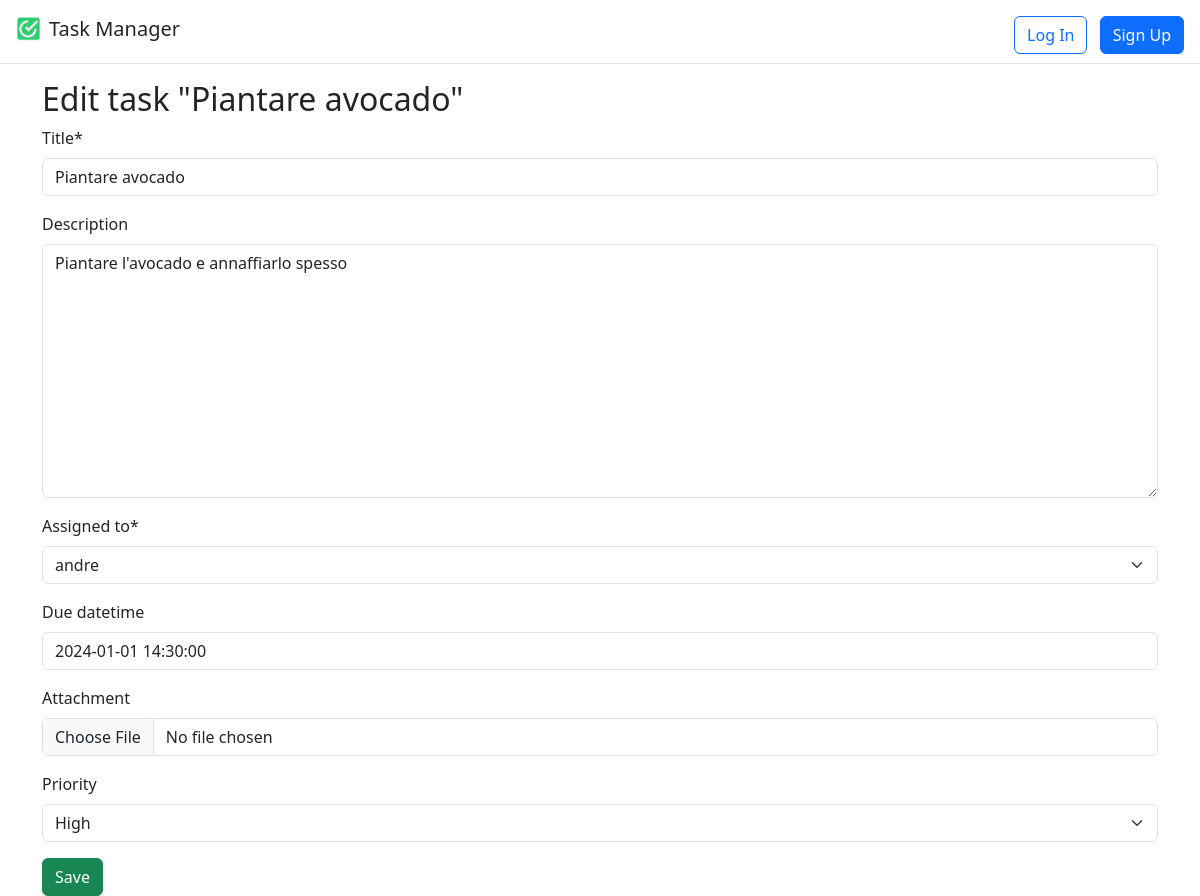
/lists/1/1/edit, run on an earlier commit of the app's database.
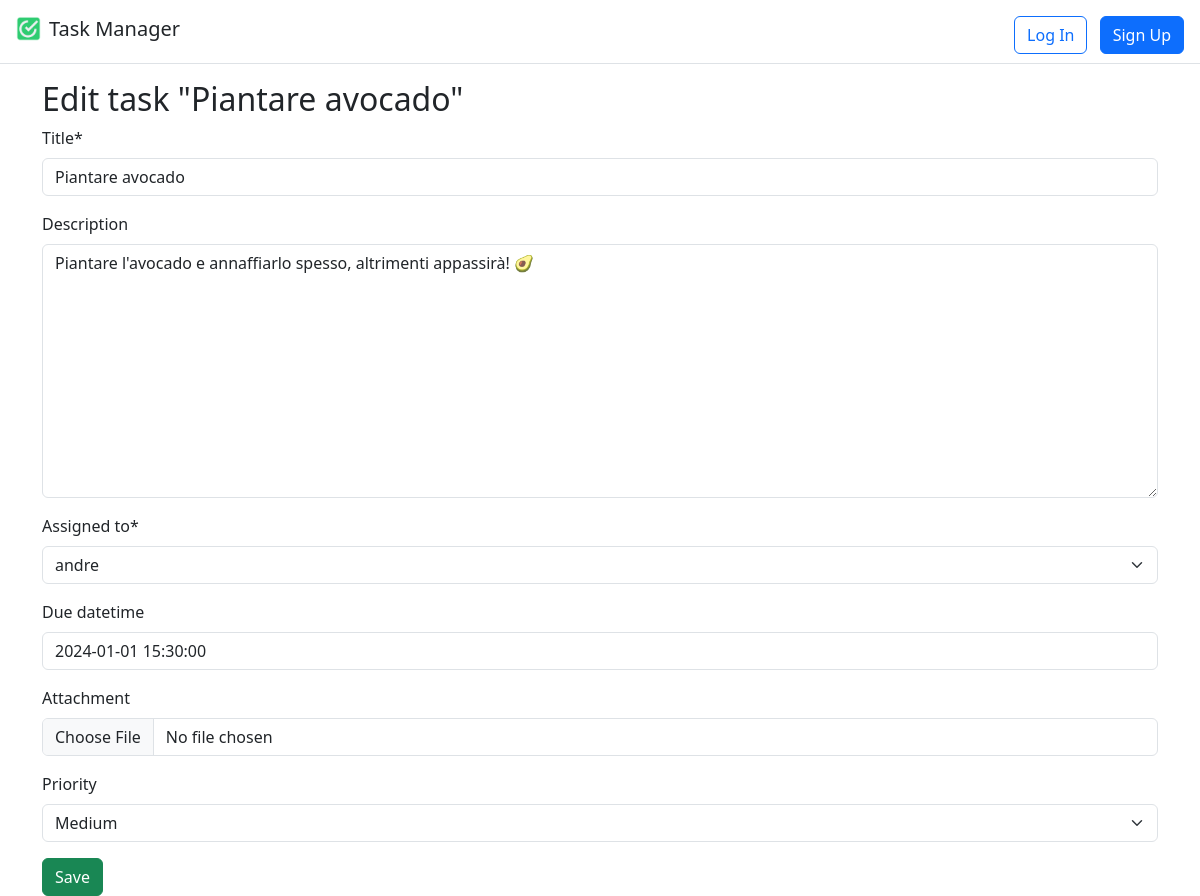
And on a later commit of the database.
### lists/models.py (models this page shows, shortened)
class Task(models.Model):
    class Priority(models.TextChoices):
        LOW = "LOW", "Low"
        MEDIUM = "MEDIUM", "Medium"
        HIGH = "HIGH", "High"
    id = models.AutoField(primary_key=True)
    title = models.CharField(max_length=255)
    description = models.TextField(null=True, blank=True)
    completed = models.BooleanField(default=False)
    due_datetime = models.DateTimeField(null=True, blank=True)
    assigned_to = models.ForeignKey(User, on_delete=models.CASCADE, related_name="assigned_to")
    created_by = models.ForeignKey(User, on_delete=models.CASCADE, related_name="created_by")
    attachment = models.FileField(null=True, blank=True)
    priority = models.CharField(choices=Priority.choices, max_length=6, null=True, blank=True, default=None)
    task_list = models.ForeignKey(TaskList, on_delete=models.CASCADE, related_name="task_list")

### lists/views.py (the view, shortened to what this page needs)
# urls.py: path('<int:list_id>/<int:pk>/edit', views.EditTaskView.as_view(), name="task_edit"),
class EditTaskView(UpdateView):
    model = Task
    fields = ["title", "description", "assigned_to", "due_datetime", "attachment", "priority"]
    template_name = "tasks/edit_task.html"
    success_url = reverse_lazy("my-tasks")

### templates/tasks/edit_task.html (shortened to what this page needs)
{% extends "base.html" %}
{% load crispy_forms_tags %}
{% block content %}
    <h2>Edit task "{{ form.instance.title }}"</h2>
    <form method="post">{% csrf_token %}
        {{ form|crispy }}
        <button class="btn btn-success" type="submit">Save</button>
    </form>
{% endblock content %}

What changed in the data, as far as the page shows it:
changed Task "Piantare avocado": description "Piantare l'avocado e annaffiarlo spesso" → "Piantare l'avocado e annaffiarlo spesso, altrimenti appassirà! 🥑"; due_datetime "2024-01-01 14:30:00" → "2024-01-01 15:30:00"; priority "High" → "Medium"
